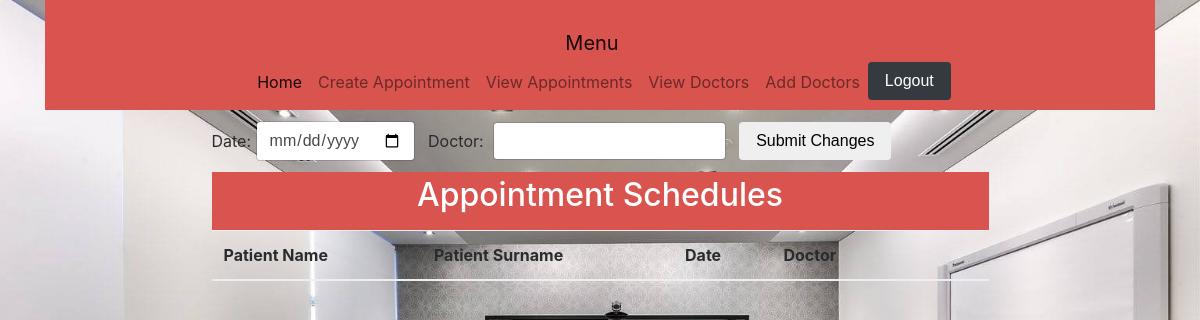
The app's page /appointment.php, older data.
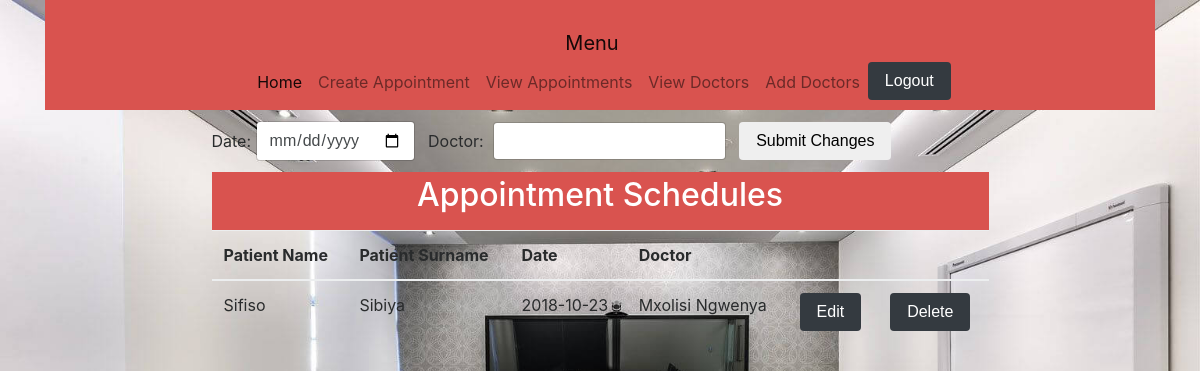
The same page, newer data.
### tables this page shows
CREATE TABLE `appointment` (
  `id` int(11) NOT NULL,
  `p_name` text NOT NULL,
  `p_surname` text NOT NULL,
  `date` date NOT NULL,
  `doc_name` text NOT NULL,
  `person_id` int(11) NOT NULL
);

### appointment.php (the view, shortened to what this page needs)
<?php
	include "connect.php";
?>
<!DOCTYPE html>
<html>
<head>
	<link rel="stylesheet" href="https://maxcdn.bootstrapcdn.com/bootstrap/4.0.0-alpha.6/css/bootstrap.min.css">
<link href="css/bootstrap/bootstrap.css" rel="stylesheet" type="text/css" media="screen">
<link href="css/bootstrap/bootstrap-grid.css" rel="stylesheet" type="text/css" media="screen">
<link rel="stylesheet" type="text/css" href="css/index.css" media="screen">
<link href="css/bootstrap/bootstrap-reboot.css" rel="stylesheet" type="text/css" media="screen">
</head>
<body>
	<div class="container">
		<nav class="navbar navbar-expand-lg navbar-light bg-danger">
  <a class="navbar-brand" href="#">Menu</a>
  <div class="collapse navbar-collapse" id="navbarSupportedContent">
    <ul class="navbar-nav mr-auto">
      <li class="nav-item active">
        <a class="nav-link" href="#">Home<span class="sr-only">(current)</span></a>
      </li>
      <li class="nav-item">
        <a class="nav-link" href="home.php">Create Appointment</a>
      </li>
      <li class="nav-item">
        <a class="nav-link" href="appointment.php">View Appointments</a>
      </li>
			<li class="nav-item">
        <a class="nav-link" href="doctors.php">View Doctors</a>
      </li>
			<li class="nav-item">
        <a class="nav-link" href="adoctor.php">Add Doctors</a>
      </li>
      <li class="nav-item">
        <form nethod="post" action="logout.php">
        	<button class="btn btn-dark" type="submit">Logout</button>
        </form>
      </li>
    </ul>
  </div>
</nav>
 <div class="panel">
 		<?php
 		$id = 1;
 			$qry = "SELECT * FROM appointment WHERE id =".$id;
 			$result = $connect->query($qry);
 			$row = mysqli_fetch_array($result);
 		?>
 		<div class="edit-form">
 				<form class="form-inline" action="appointment.php?delete=1&id=<?php echo $row['id'];?>" method="post">
  			<div class="form-group">
     			<label for="date">Date:&nbsp; </label>
    			<input type="date" class="form-control" value="<?php echo $row['date']  ?>" id="date" name="date">
  			</div>&nbsp;&nbsp;&nbsp;
  			<div class="form-group">
			    <label for="newDoc">Doctor: &nbsp;</label>
			    <input type="text" value="<?php echo $row['doc_name']?>" class="form-control" id="newDoc" name="newDoc">
  			</div>&nbsp;&nbsp;&nbsp;
      			<button type="submit" class="btn btn-default" name="update">Submit Changes</button>
		</form>
 		</div>
 	<div class="panel-heading btn-danger">
 		<h1 id="header-text">Appointment Schedules</h1>
 	</div>
 	<div class="panel-body">
 		<table class="table table-hover">
    <thead>
      <tr>
        <th>Patient Name</th>
        <th>Patient Surname</th>
        <th>Date</th>
        <th>Doctor</th>
        <th>&nbsp;</th>
        <th>&nbsp;</th>
      </tr>
    </thead>
    <tbody>
    <?php
    	 $sql = "SELECT * FROM appointment";
    	  $result = $connect->query($sql);
    	 if (! $result){
   				throw new My_Db_Exception('Database error: ' . mysql_error());
		}else{
	    	 while ($row = $result->fetch_assoc()) {
	    	 		?>
						<tr>
	        				<td><?php  echo $row["p_name"]?></td>
	        				<td><?php  echo $row["p_surname"]?></td>
	        				<td><?php  echo $row["date"]?></td>
									<td><?php  echo $row["doc_name"]?></td>
	        				<td><a href="appointment.php?update=1&id=<?php echo $row['id'];?>"><button class="btn btn-dark" name="ed">Edit</button></a></td>
                  <form action="appointment.php?delete=1&id=<?php echo $row['id'];?>" method="POST">
	        			<td>
							<button class="btn btn-dark" name="delete" type="submit">Delete</button>
						</td>
                  </form>
	      				</tr>
	    	 		<?php
	    	 }
    	 }
     ?>
    </tbody>
  </table>
 	</div>
 </div>
</div>
</body>
</html>

Row changes from the older to the newer data that the page shows:
added appointment: p_name "Sifiso", p_surname "Sibiya", date "2018-10-23", doc_name "Mxolisi Ngwenya"
